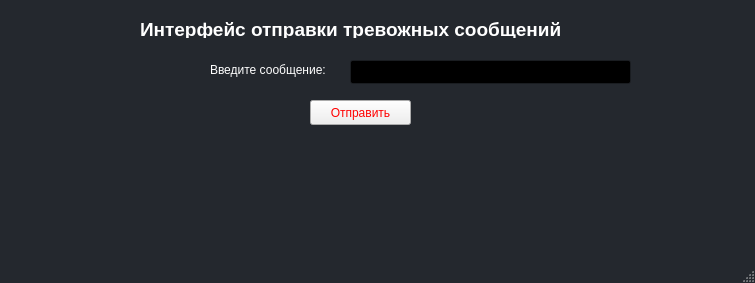
<?xml version="1.0" encoding="UTF-8"?>
<ui version="4.0">
 <class>MainWindow</class>
 <widget class="QMainWindow" name="MainWindow">
  <property name="geometry">
   <rect>
    <x>0</x>
    <y>0</y>
    <width>755</width>
    <height>283</height>
   </rect>
  </property>
  <property name="palette">
   <palette>
    <active>
     <colorrole role="WindowText">
      <brush brushstyle="SolidPattern">
       <color alpha="255">
        <red>255</red>
        <green>255</green>
        <blue>255</blue>
       </color>
      </brush>
     </colorrole>
     <colorrole role="Button">
      <brush brushstyle="SolidPattern">
       <color alpha="255">
        <red>36</red>
        <green>40</green>
        <blue>46</blue>
       </color>
      </brush>
     </colorrole>
     <colorrole role="Light">
      <brush brushstyle="SolidPattern">
       <color alpha="255">
        <red>54</red>
        <green>60</green>
        <blue>69</blue>
       </color>
      </brush>
     </colorrole>
     <colorrole role="Midlight">
      <brush brushstyle="SolidPattern">
       <color alpha="255">
        <red>45</red>
        <green>50</green>
        <blue>57</blue>
       </color>
      </brush>
     </colorrole>
     <colorrole role="Dark">
      <brush brushstyle="SolidPattern">
       <color alpha="255">
        <red>18</red>
        <green>20</green>
        <blue>23</blue>
       </color>
      </brush>
     </colorrole>
     <colorrole role="Mid">
      <brush brushstyle="SolidPattern">
       <color alpha="255">
        <red>24</red>
        <green>27</green>
        <blue>31</blue>
       </color>
      </brush>
     </colorrole>
     <colorrole role="Text">
      <brush brushstyle="SolidPattern">
       <color alpha="255">
        <red>255</red>
        <green>255</green>
        <blue>255</blue>
       </color>
      </brush>
     </colorrole>
     <colorrole role="BrightText">
      <brush brushstyle="SolidPattern">
       <color alpha="255">
        <red>255</red>
        <green>255</green>
        <blue>255</blue>
       </color>
      </brush>
     </colorrole>
     <colorrole role="ButtonText">
      <brush brushstyle="SolidPattern">
       <color alpha="255">
        <red>255</red>
        <green>255</green>
        <blue>255</blue>
       </color>
      </brush>
     </colorrole>
     <colorrole role="Base">
      <brush brushstyle="SolidPattern">
       <color alpha="255">
        <red>0</red>
        <green>0</green>
        <blue>0</blue>
       </color>
      </brush>
     </colorrole>
     <colorrole role="Window">
      <brush brushstyle="SolidPattern">
       <color alpha="255">
        <red>36</red>
        <green>40</green>
        <blue>46</blue>
       </color>
      </brush>
     </colorrole>
     <colorrole role="Shadow">
      <brush brushstyle="SolidPattern">
       <color alpha="255">
        <red>0</red>
        <green>0</green>
        <blue>0</blue>
       </color>
      </brush>
     </colorrole>
     <colorrole role="AlternateBase">
      <brush brushstyle="SolidPattern">
       <color alpha="255">
        <red>18</red>
        <green>20</green>
        <blue>23</blue>
       </color>
      </brush>
     </colorrole>
     <colorrole role="ToolTipBase">
      <brush brushstyle="SolidPattern">
       <color alpha="255">
        <red>255</red>
        <green>255</green>
        <blue>220</blue>
       </color>
      </brush>
     </colorrole>
     <colorrole role="ToolTipText">
      <brush brushstyle="SolidPattern">
       <color alpha="255">
        <red>0</red>
        <green>0</green>
        <blue>0</blue>
       </color>
      </brush>
     </colorrole>
     <colorrole role="PlaceholderText">
      <brush brushstyle="SolidPattern">
       <color alpha="127">
        <red>255</red>
        <green>255</green>
        <blue>255</blue>
       </color>
      </brush>
     </colorrole>
    </active>
    <inactive>
     <colorrole role="WindowText">
      <brush brushstyle="SolidPattern">
       <color alpha="255">
        <red>255</red>
        <green>255</green>
        <blue>255</blue>
       </color>
      </brush>
     </colorrole>
     <colorrole role="Button">
      <brush brushstyle="SolidPattern">
       <color alpha="255">
        <red>36</red>
        <green>40</green>
        <blue>46</blue>
       </color>
      </brush>
     </colorrole>
     <colorrole role="Light">
      <brush brushstyle="SolidPattern">
       <color alpha="255">
        <red>54</red>
        <green>60</green>
        <blue>69</blue>
       </color>
      </brush>
     </colorrole>
     <colorrole role="Midlight">
      <brush brushstyle="SolidPattern">
       <color alpha="255">
        <red>45</red>
        <green>50</green>
        <blue>57</blue>
       </color>
      </brush>
     </colorrole>
     <colorrole role="Dark">
      <brush brushstyle="SolidPattern">
       <color alpha="255">
        <red>18</red>
        <green>20</green>
        <blue>23</blue>
       </color>
      </brush>
     </colorrole>
     <colorrole role="Mid">
      <brush brushstyle="SolidPattern">
       <color alpha="255">
        <red>24</red>
        <green>27</green>
        <blue>31</blue>
       </color>
      </brush>
     </colorrole>
     <colorrole role="Text">
      <brush brushstyle="SolidPattern">
       <color alpha="255">
        <red>255</red>
        <green>255</green>
        <blue>255</blue>
       </color>
      </brush>
     </colorrole>
     <colorrole role="BrightText">
      <brush brushstyle="SolidPattern">
       <color alpha="255">
        <red>255</red>
        <green>255</green>
        <blue>255</blue>
       </color>
      </brush>
     </colorrole>
     <colorrole role="ButtonText">
      <brush brushstyle="SolidPattern">
       <color alpha="255">
        <red>255</red>
        <green>255</green>
        <blue>255</blue>
       </color>
      </brush>
     </colorrole>
     <colorrole role="Base">
      <brush brushstyle="SolidPattern">
       <color alpha="255">
        <red>0</red>
        <green>0</green>
        <blue>0</blue>
       </color>
      </brush>
     </colorrole>
     <colorrole role="Window">
      <brush brushstyle="SolidPattern">
       <color alpha="255">
        <red>36</red>
        <green>40</green>
        <blue>46</blue>
       </color>
      </brush>
     </colorrole>
     <colorrole role="Shadow">
      <brush brushstyle="SolidPattern">
       <color alpha="255">
        <red>0</red>
        <green>0</green>
        <blue>0</blue>
       </color>
      </brush>
     </colorrole>
     <colorrole role="AlternateBase">
      <brush brushstyle="SolidPattern">
       <color alpha="255">
        <red>18</red>
        <green>20</green>
        <blue>23</blue>
       </color>
      </brush>
     </colorrole>
     <colorrole role="ToolTipBase">
      <brush brushstyle="SolidPattern">
       <color alpha="255">
        <red>255</red>
        <green>255</green>
        <blue>220</blue>
       </color>
      </brush>
     </colorrole>
     <colorrole role="ToolTipText">
      <brush brushstyle="SolidPattern">
       <color alpha="255">
        <red>0</red>
        <green>0</green>
        <blue>0</blue>
       </color>
      </brush>
     </colorrole>
     <colorrole role="PlaceholderText">
      <brush brushstyle="SolidPattern">
       <color alpha="127">
        <red>255</red>
        <green>255</green>
        <blue>255</blue>
       </color>
      </brush>
     </colorrole>
    </inactive>
    <disabled>
     <colorrole role="WindowText">
      <brush brushstyle="SolidPattern">
       <color alpha="255">
        <red>18</red>
        <green>20</green>
        <blue>23</blue>
       </color>
      </brush>
     </colorrole>
     <colorrole role="Button">
      <brush brushstyle="SolidPattern">
       <color alpha="255">
        <red>36</red>
        <green>40</green>
        <blue>46</blue>
       </color>
      </brush>
     </colorrole>
     <colorrole role="Light">
      <brush brushstyle="SolidPattern">
       <color alpha="255">
        <red>54</red>
        <green>60</green>
        <blue>69</blue>
       </color>
      </brush>
     </colorrole>
     <colorrole role="Midlight">
      <brush brushstyle="SolidPattern">
       <color alpha="255">
        <red>45</red>
        <green>50</green>
        <blue>57</blue>
       </color>
      </brush>
     </colorrole>
     <colorrole role="Dark">
      <brush brushstyle="SolidPattern">
       <color alpha="255">
        <red>18</red>
        <green>20</green>
        <blue>23</blue>
       </color>
      </brush>
     </colorrole>
     <colorrole role="Mid">
      <brush brushstyle="SolidPattern">
       <color alpha="255">
        <red>24</red>
        <green>27</green>
        <blue>31</blue>
       </color>
      </brush>
     </colorrole>
     <colorrole role="Text">
      <brush brushstyle="SolidPattern">
       <color alpha="255">
        <red>18</red>
        <green>20</green>
        <blue>23</blue>
       </color>
      </brush>
     </colorrole>
     <colorrole role="BrightText">
      <brush brushstyle="SolidPattern">
       <color alpha="255">
        <red>255</red>
        <green>255</green>
        <blue>255</blue>
       </color>
      </brush>
     </colorrole>
     <colorrole role="ButtonText">
      <brush brushstyle="SolidPattern">
       <color alpha="255">
        <red>18</red>
        <green>20</green>
        <blue>23</blue>
       </color>
      </brush>
     </colorrole>
     <colorrole role="Base">
      <brush brushstyle="SolidPattern">
       <color alpha="255">
        <red>36</red>
        <green>40</green>
        <blue>46</blue>
       </color>
      </brush>
     </colorrole>
     <colorrole role="Window">
      <brush brushstyle="SolidPattern">
       <color alpha="255">
        <red>36</red>
        <green>40</green>
        <blue>46</blue>
       </color>
      </brush>
     </colorrole>
     <colorrole role="Shadow">
      <brush brushstyle="SolidPattern">
       <color alpha="255">
        <red>0</red>
        <green>0</green>
        <blue>0</blue>
       </color>
      </brush>
     </colorrole>
     <colorrole role="AlternateBase">
      <brush brushstyle="SolidPattern">
       <color alpha="255">
        <red>36</red>
        <green>40</green>
        <blue>46</blue>
       </color>
      </brush>
     </colorrole>
     <colorrole role="ToolTipBase">
      <brush brushstyle="SolidPattern">
       <color alpha="255">
        <red>255</red>
        <green>255</green>
        <blue>220</blue>
       </color>
      </brush>
     </colorrole>
     <colorrole role="ToolTipText">
      <brush brushstyle="SolidPattern">
       <color alpha="255">
        <red>0</red>
        <green>0</green>
        <blue>0</blue>
       </color>
      </brush>
     </colorrole>
     <colorrole role="PlaceholderText">
      <brush brushstyle="SolidPattern">
       <color alpha="127">
        <red>18</red>
        <green>20</green>
        <blue>23</blue>
       </color>
      </brush>
     </colorrole>
    </disabled>
   </palette>
  </property>
  <property name="windowTitle">
   <string>MainWindow</string>
  </property>
  <widget class="QWidget" name="centralwidget">
   <widget class="QPushButton" name="sendButton">
    <property name="geometry">
     <rect>
      <x>310</x>
      <y>100</y>
      <width>101</width>
      <height>25</height>
     </rect>
    </property>
    <property name="styleSheet">
     <string notr="true">color: red;
</string>
    </property>
    <property name="text">
     <string>Отправить</string>
    </property>
   </widget>
   <widget class="QLineEdit" name="messageLineEdit">
    <property name="geometry">
     <rect>
      <x>350</x>
      <y>60</y>
      <width>281</width>
      <height>24</height>
     </rect>
    </property>
    <property name="palette">
     <palette>
      <active>
       <colorrole role="WindowText">
        <brush brushstyle="SolidPattern">
         <color alpha="255">
          <red>255</red>
          <green>255</green>
          <blue>255</blue>
         </color>
        </brush>
       </colorrole>
       <colorrole role="Button">
        <brush brushstyle="SolidPattern">
         <color alpha="255">
          <red>36</red>
          <green>41</green>
          <blue>46</blue>
         </color>
        </brush>
       </colorrole>
       <colorrole role="Light">
        <brush brushstyle="SolidPattern">
         <color alpha="255">
          <red>54</red>
          <green>61</green>
          <blue>69</blue>
         </color>
        </brush>
       </colorrole>
       <colorrole role="Midlight">
        <brush brushstyle="SolidPattern">
         <color alpha="255">
          <red>45</red>
          <green>51</green>
          <blue>57</blue>
         </color>
        </brush>
       </colorrole>
       <colorrole role="Dark">
        <brush brushstyle="SolidPattern">
         <color alpha="255">
          <red>18</red>
          <green>20</green>
          <blue>23</blue>
         </color>
        </brush>
       </colorrole>
       <colorrole role="Mid">
        <brush brushstyle="SolidPattern">
         <color alpha="255">
          <red>24</red>
          <green>27</green>
          <blue>31</blue>
         </color>
        </brush>
       </colorrole>
       <colorrole role="Text">
        <brush brushstyle="SolidPattern">
         <color alpha="255">
          <red>255</red>
          <green>255</green>
          <blue>255</blue>
         </color>
        </brush>
       </colorrole>
       <colorrole role="BrightText">
        <brush brushstyle="SolidPattern">
         <color alpha="255">
          <red>255</red>
          <green>255</green>
          <blue>255</blue>
         </color>
        </brush>
       </colorrole>
       <colorrole role="ButtonText">
        <brush brushstyle="SolidPattern">
         <color alpha="255">
          <red>255</red>
          <green>255</green>
          <blue>255</blue>
         </color>
        </brush>
       </colorrole>
       <colorrole role="Base">
        <brush brushstyle="SolidPattern">
         <color alpha="255">
          <red>0</red>
          <green>0</green>
          <blue>0</blue>
         </color>
        </brush>
       </colorrole>
       <colorrole role="Window">
        <brush brushstyle="SolidPattern">
         <color alpha="255">
          <red>36</red>
          <green>41</green>
          <blue>46</blue>
         </color>
        </brush>
       </colorrole>
       <colorrole role="Shadow">
        <brush brushstyle="SolidPattern">
         <color alpha="255">
          <red>0</red>
          <green>0</green>
          <blue>0</blue>
         </color>
        </brush>
       </colorrole>
       <colorrole role="AlternateBase">
        <brush brushstyle="SolidPattern">
         <color alpha="255">
          <red>18</red>
          <green>20</green>
          <blue>23</blue>
         </color>
        </brush>
       </colorrole>
       <colorrole role="ToolTipBase">
        <brush brushstyle="SolidPattern">
         <color alpha="255">
          <red>255</red>
          <green>255</green>
          <blue>220</blue>
         </color>
        </brush>
       </colorrole>
       <colorrole role="ToolTipText">
        <brush brushstyle="SolidPattern">
         <color alpha="255">
          <red>0</red>
          <green>0</green>
          <blue>0</blue>
         </color>
        </brush>
       </colorrole>
       <colorrole role="PlaceholderText">
        <brush brushstyle="SolidPattern">
         <color alpha="127">
          <red>255</red>
          <green>255</green>
          <blue>255</blue>
         </color>
        </brush>
       </colorrole>
      </active>
      <inactive>
       <colorrole role="WindowText">
        <brush brushstyle="SolidPattern">
         <color alpha="255">
          <red>255</red>
          <green>255</green>
          <blue>255</blue>
         </color>
        </brush>
       </colorrole>
       <colorrole role="Button">
        <brush brushstyle="SolidPattern">
         <color alpha="255">
          <red>36</red>
          <green>41</green>
          <blue>46</blue>
         </color>
        </brush>
       </colorrole>
       <colorrole role="Light">
        <brush brushstyle="SolidPattern">
         <color alpha="255">
          <red>54</red>
          <green>61</green>
          <blue>69</blue>
         </color>
        </brush>
       </colorrole>
       <colorrole role="Midlight">
        <brush brushstyle="SolidPattern">
         <color alpha="255">
          <red>45</red>
          <green>51</green>
          <blue>57</blue>
         </color>
        </brush>
       </colorrole>
       <colorrole role="Dark">
        <brush brushstyle="SolidPattern">
         <color alpha="255">
          <red>18</red>
          <green>20</green>
          <blue>23</blue>
         </color>
        </brush>
       </colorrole>
       <colorrole role="Mid">
        <brush brushstyle="SolidPattern">
         <color alpha="255">
          <red>24</red>
          <green>27</green>
          <blue>31</blue>
         </color>
        </brush>
       </colorrole>
       <colorrole role="Text">
        <brush brushstyle="SolidPattern">
         <color alpha="255">
          <red>255</red>
          <green>255</green>
          <blue>255</blue>
         </color>
        </brush>
       </colorrole>
       <colorrole role="BrightText">
        <brush brushstyle="SolidPattern">
         <color alpha="255">
          <red>255</red>
          <green>255</green>
          <blue>255</blue>
         </color>
        </brush>
       </colorrole>
       <colorrole role="ButtonText">
        <brush brushstyle="SolidPattern">
         <color alpha="255">
          <red>255</red>
          <green>255</green>
          <blue>255</blue>
         </color>
        </brush>
       </colorrole>
       <colorrole role="Base">
        <brush brushstyle="SolidPattern">
         <color alpha="255">
          <red>0</red>
          <green>0</green>
          <blue>0</blue>
         </color>
        </brush>
       </colorrole>
       <colorrole role="Window">
        <brush brushstyle="SolidPattern">
         <color alpha="255">
          <red>36</red>
          <green>41</green>
          <blue>46</blue>
         </color>
        </brush>
       </colorrole>
       <colorrole role="Shadow">
        <brush brushstyle="SolidPattern">
         <color alpha="255">
          <red>0</red>
          <green>0</green>
          <blue>0</blue>
         </color>
        </brush>
       </colorrole>
       <colorrole role="AlternateBase">
        <brush brushstyle="SolidPattern">
         <color alpha="255">
          <red>18</red>
          <green>20</green>
          <blue>23</blue>
         </color>
        </brush>
       </colorrole>
       <colorrole role="ToolTipBase">
        <brush brushstyle="SolidPattern">
         <color alpha="255">
          <red>255</red>
          <green>255</green>
          <blue>220</blue>
         </color>
        </brush>
       </colorrole>
       <colorrole role="ToolTipText">
        <brush brushstyle="SolidPattern">
         <color alpha="255">
          <red>0</red>
          <green>0</green>
          <blue>0</blue>
         </color>
        </brush>
       </colorrole>
       <colorrole role="PlaceholderText">
        <brush brushstyle="SolidPattern">
         <color alpha="127">
          <red>255</red>
          <green>255</green>
          <blue>255</blue>
         </color>
        </brush>
       </colorrole>
      </inactive>
      <disabled>
       <colorrole role="WindowText">
        <brush brushstyle="SolidPattern">
         <color alpha="255">
          <red>18</red>
          <green>20</green>
          <blue>23</blue>
         </color>
        </brush>
       </colorrole>
       <colorrole role="Button">
        <brush brushstyle="SolidPattern">
         <color alpha="255">
          <red>36</red>
          <green>41</green>
          <blue>46</blue>
         </color>
        </brush>
       </colorrole>
       <colorrole role="Light">
        <brush brushstyle="SolidPattern">
         <color alpha="255">
          <red>54</red>
          <green>61</green>
          <blue>69</blue>
         </color>
        </brush>
       </colorrole>
       <colorrole role="Midlight">
        <brush brushstyle="SolidPattern">
         <color alpha="255">
          <red>45</red>
          <green>51</green>
          <blue>57</blue>
         </color>
        </brush>
       </colorrole>
       <colorrole role="Dark">
        <brush brushstyle="SolidPattern">
         <color alpha="255">
          <red>18</red>
          <green>20</green>
          <blue>23</blue>
         </color>
        </brush>
       </colorrole>
       <colorrole role="Mid">
        <brush brushstyle="SolidPattern">
         <color alpha="255">
          <red>24</red>
          <green>27</green>
          <blue>31</blue>
         </color>
        </brush>
       </colorrole>
       <colorrole role="Text">
        <brush brushstyle="SolidPattern">
         <color alpha="255">
          <red>18</red>
          <green>20</green>
          <blue>23</blue>
         </color>
        </brush>
       </colorrole>
       <colorrole role="BrightText">
        <brush brushstyle="SolidPattern">
         <color alpha="255">
          <red>255</red>
          <green>255</green>
          <blue>255</blue>
         </color>
        </brush>
       </colorrole>
       <colorrole role="ButtonText">
        <brush brushstyle="SolidPattern">
         <color alpha="255">
          <red>18</red>
          <green>20</green>
          <blue>23</blue>
         </color>
        </brush>
       </colorrole>
       <colorrole role="Base">
        <brush brushstyle="SolidPattern">
         <color alpha="255">
          <red>36</red>
          <green>41</green>
          <blue>46</blue>
         </color>
        </brush>
       </colorrole>
       <colorrole role="Window">
        <brush brushstyle="SolidPattern">
         <color alpha="255">
          <red>36</red>
          <green>41</green>
          <blue>46</blue>
         </color>
        </brush>
       </colorrole>
       <colorrole role="Shadow">
        <brush brushstyle="SolidPattern">
         <color alpha="255">
          <red>0</red>
          <green>0</green>
          <blue>0</blue>
         </color>
        </brush>
       </colorrole>
       <colorrole role="AlternateBase">
        <brush brushstyle="SolidPattern">
         <color alpha="255">
          <red>36</red>
          <green>41</green>
          <blue>46</blue>
         </color>
        </brush>
       </colorrole>
       <colorrole role="ToolTipBase">
        <brush brushstyle="SolidPattern">
         <color alpha="255">
          <red>255</red>
          <green>255</green>
          <blue>220</blue>
         </color>
        </brush>
       </colorrole>
       <colorrole role="ToolTipText">
        <brush brushstyle="SolidPattern">
         <color alpha="255">
          <red>0</red>
          <green>0</green>
          <blue>0</blue>
         </color>
        </brush>
       </colorrole>
       <colorrole role="PlaceholderText">
        <brush brushstyle="SolidPattern">
         <color alpha="127">
          <red>18</red>
          <green>20</green>
          <blue>23</blue>
         </color>
        </brush>
       </colorrole>
      </disabled>
     </palette>
    </property>
    <property name="text">
     <string/>
    </property>
   </widget>
   <widget class="QLabel" name="label">
    <property name="geometry">
     <rect>
      <x>140</x>
      <y>20</y>
      <width>501</width>
      <height>18</height>
     </rect>
    </property>
    <property name="font">
     <font>
      <pointsize>14</pointsize>
      <weight>75</weight>
      <bold>true</bold>
     </font>
    </property>
    <property name="text">
     <string>Интерфейс отправки тревожных сообщений</string>
    </property>
   </widget>
   <widget class="QLabel" name="label_2">
    <property name="geometry">
     <rect>
      <x>210</x>
      <y>60</y>
      <width>141</width>
      <height>20</height>
     </rect>
    </property>
    <property name="text">
     <string>Введите сообщение:</string>
    </property>
   </widget>
  </widget>
  <widget class="QMenuBar" name="menubar">
   <property name="geometry">
    <rect>
     <x>0</x>
     <y>0</y>
     <width>755</width>
     <height>25</height>
    </rect>
   </property>
  </widget>
  <widget class="QStatusBar" name="statusbar"/>
 </widget>
 <resources/>
 <connections/>
</ui>
